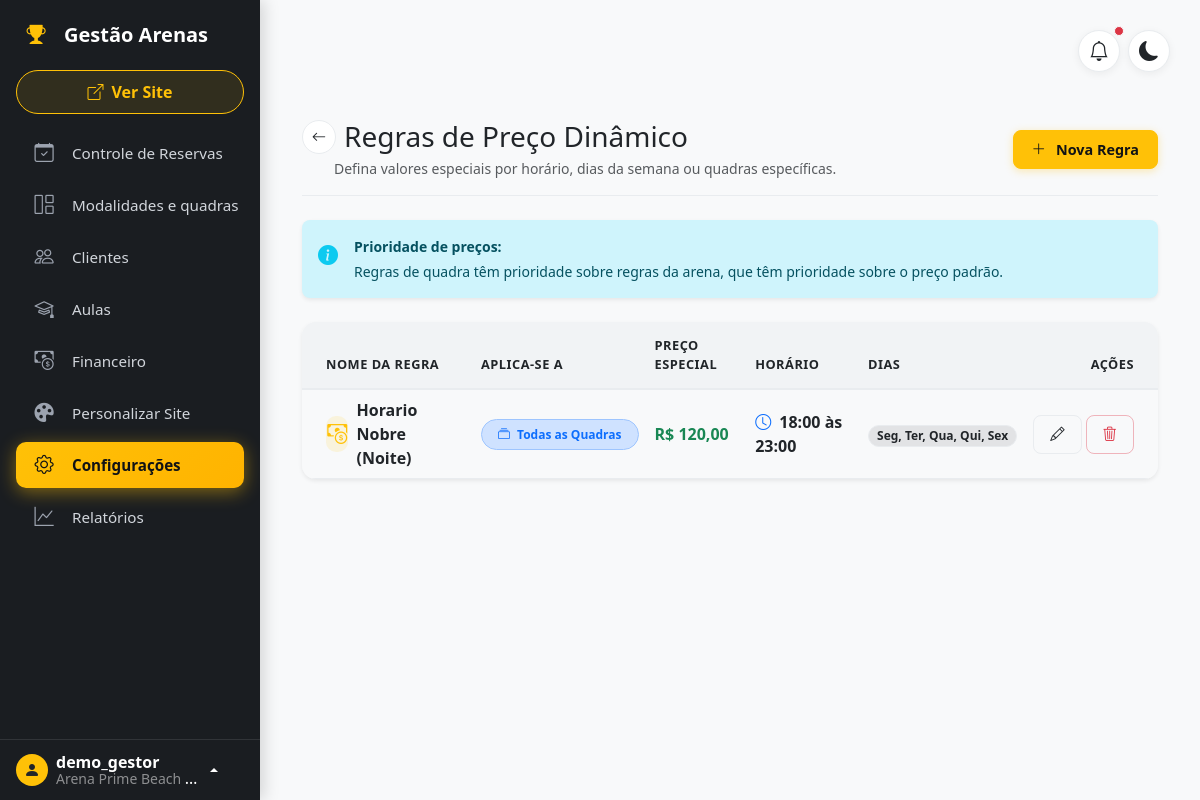
/gestao/arena/arena-demo/regras-preco/ (signed in), run on the app's committed database.
### apps/saas/models.py (models this page shows, shortened)
class Arena(TimeStampedModel):
    users = models.ManyToManyField(User, related_name='arenas', blank=True, verbose_name="Usuários da Arena")
    name = models.CharField(max_length=100, verbose_name="Nome da Arena")
    slug = models.SlugField(max_length=100, unique=True, verbose_name="URL (Slug)")
    owner_name = models.CharField(max_length=100, verbose_name="Nome do Proprietário")
    owner_phone = models.CharField(max_length=25, blank=True, null=True, verbose_name="WhatsApp / Telefone do Dono")
    owner_email = models.EmailField(blank=True, null=True, verbose_name="E-mail do Dono")
    cnpj = models.CharField(max_length=20, blank=True, null=True, verbose_name="CNPJ")
    monthly_fee = models.DecimalField(max_digits=10, decimal_places=2, default=0, verbose_name="Valor da Mensalidade (R$)")
    due_day = models.PositiveSmallIntegerField(default=10, verbose_name="Dia de Vencimento")
    is_active = models.BooleanField(default=True, verbose_name="Arena Ativa?")
    class Meta:
        verbose_name = "Arena"
        verbose_name_plural = "Arenas"

### apps/backoffice/models.py (models this page shows, shortened)
class PriceRule(TimeStampedModel):
    DAYS_OF_WEEK = (
        (0, 'Segunda-feira'),
        (1, 'Terça-feira'),
        (2, 'Quarta-feira'),
        (3, 'Quinta-feira'),
        (4, 'Sexta-feira'),
        (5, 'Sábado'),
        (6, 'Domingo'),
    )
    arena = models.ForeignKey(Arena, on_delete=models.CASCADE, related_name='price_rules')
    court = models.ForeignKey(Court, on_delete=models.CASCADE, null=True, blank=True, related_name='price_rules',
                              help_text="Deixe vazio para aplicar a todas as quadras da arena.")
    name = models.CharField(max_length=100, verbose_name="Nome da Regra", help_text="Ex: Horário Nobre, Fim de Semana")
    price = models.DecimalField(max_digits=10, decimal_places=2, verbose_name="Valor por Horário")
    start_time = models.TimeField(verbose_name="Início")
    end_time = models.TimeField(verbose_name="Fim")
    days = models.ManyToManyField(DayOfWeek, verbose_name="Dias da Semana", related_name="price_rules")
    objects = TenantManager()
    def get_days_display_custom(self):
        if not self.pk:
            return "Nenhum dia"
        labels = [day.get_number_display()[:3] for day in self.days.all()]
        if len(labels) == 7:
            return "Todos os dias"
        return ", ".join(labels) if labels else "Nenhum dia"
    class Meta:
        verbose_name = "Regra de Preço"
        verbose_name_plural = "Regras de Preço"

class DayOfWeek(models.Model):
    DAYS_CHOICES = (
        (0, 'Segunda-feira'),
        (1, 'Terça-feira'),
        (2, 'Quarta-feira'),
        (3, 'Quinta-feira'),
        (4, 'Sexta-feira'),
        (5, 'Sábado'),
        (6, 'Domingo'),
    )
    number = models.IntegerField(choices=DAYS_CHOICES, unique=True)
    class Meta:
        verbose_name = "Dia da Semana"
        verbose_name_plural = "Dias da Semana"

### apps/backoffice/views/config_views.py (the view)
# urls.py: path('arena/<slug:arena_slug>/regras-preco/', PriceRuleListView.as_view(), name='price_rules'),
class PriceRuleListView(ArenaOwnerRequiredMixin, ListView):
    model = PriceRule
    template_name = 'backoffice/config/price_rules_list.html'
    context_object_name = 'rules'
    def get_queryset(self):
        self.arena = get_object_or_404(Arena, slug=self.kwargs['arena_slug'])
        return PriceRule.objects.filter(arena=self.arena).select_related('court').prefetch_related('days').order_by('start_time')
    def get_context_data(self, **kwargs):
        context = super().get_context_data(**kwargs)
        context['arena'] = self.arena
        context['courts'] = Court.objects.filter(arena=self.arena).order_by('name')
        return context

### apps/backoffice/templates/backoffice/config/price_rules_list.html (shortened to what this page needs)
{% extends "backoffice/base_dashboard.html" %}
{% block content %}
<div class="container-fluid py-3">
    <div class="d-flex justify-content-between align-items-md-center flex-column flex-md-row pt-2 pb-3 mb-4 border-bottom gap-3">
        <div>
            <div class="d-flex align-items-center gap-2 mb-1">
                <a href="{% url 'backoffice:arena_config' arena_slug=arena.slug %}" class="btn btn-sm btn-action rounded-circle d-inline-flex align-items-center justify-content-center p-0 flex-shrink-0" style="width: 34px; height: 34px;" title="Voltar para Configurações">
                    <i class="bi bi-arrow-left"></i>
                </a>
                <h1 class="h2 mb-0 fs-3 fs-md-2">Regras de Preço Dinâmico</h1>
            </div>
            <p class="text-body-secondary small mb-0 ms-md-4 ps-md-2">
                Defina valores especiais por horário, dias da semana ou quadras específicas.
            </p>
        </div>
        <div class="d-grid gap-2 d-md-flex justify-content-md-end ms-md-auto">
            <button type="button" class="btn btn-action-primary" onclick="openNewPriceRuleModal();">
                <i class="bi bi-plus-lg me-1"></i> Nova Regra
            </button>
        </div>
    </div>
    <div class="alert alert-info border-0 shadow-sm d-flex align-items-start gap-2 gap-sm-3 mb-4 p-3 rounded-3">
        <i class="bi bi-info-circle-fill fs-5 flex-shrink-0 text-info mt-1"></i>
        <div class="small">
            <strong class="d-block mb-1">Prioridade de preços:</strong>
            Regras de quadra têm prioridade sobre regras da arena, que têm prioridade sobre o preço padrão.
        </div>
    </div>
    {% if rules %}
        <div class="card shadow-sm border-0 overflow-hidden d-none d-md-block mb-4">
            <div class="card-body p-0">
                <div class="table-responsive">
                    <table class="table table-hover align-middle mb-0">
                        <thead class="price-rule-thead">
                            <tr>
                                <th class="ps-4" style="width: 25%;">Nome da Regra</th>
                                <th style="width: 20%;">Aplica-se a</th>
                                <th style="width: 15%;">Preço Especial</th>
                                <th style="width: 18%;">Horário</th>
                                <th style="width: 14%;">Dias</th>
                                <th class="text-end pe-4" style="width: 8%;">Ações</th>
                            </tr>
                        </thead>
                        <tbody>
                            {% for rule in rules %}
                            <tr>
                                <td class="ps-4">
                                    <div class="d-flex align-items-center gap-2">
                                        <div class="rule-icon-box">
                                            <i class="bi bi-cash-coin text-warning fs-5"></i>
                                        </div>
                                        <div>
                                            <span class="fw-bold text-body fs-6 d-block">{{ rule.name }}</span>
                                        </div>
                                    </div>
                                </td>
                                <td>
                                    {% if rule.court %}
                                        <span class="badge bg-secondary-subtle text-body border rounded-pill px-3 py-2 fw-semibold">
                                            <i class="bi bi-grid-fill me-1 opacity-75"></i> {{ rule.court.name }}
                                        </span>
                                    {% else %}
                                        <span class="badge bg-primary-subtle text-primary border border-primary-subtle rounded-pill px-3 py-2 fw-semibold">
                                            <i class="bi bi-collection me-1"></i> Todas as Quadras
                                        </span>
                                    {% endif %}
                                </td>
                                <td>
                                    <span class="fw-bold text-success fs-6">
                                        R$ {{ rule.price|floatformat:2 }}
                                    </span>
                                </td>
                                <td>
                                    <span class="fw-semibold text-body">
                                        <i class="bi bi-clock text-primary me-1"></i> {{ rule.start_time|time:"H:i" }} às {{ rule.end_time|time:"H:i" }}
                                    </span>
                                </td>
                                <td>
                                    <span class="badge bg-secondary-subtle text-body border rounded-pill px-2 py-1 small">
                                        {{ rule.get_days_display_custom|default:"Todos os dias" }}
                                    </span>
                                </td>
                                <td class="text-end pe-4">
                                    <div class="d-inline-flex gap-1">
                                        <button type="button" class="btn btn-sm btn-action"
                                                data-id="{{ rule.id }}"
                                                data-name="{{ rule.name }}"
                                                data-court="{{ rule.court_id|default:'' }}"
                                                data-price="{{ rule.price|stringformat:'.2f' }}"
                                                data-start-time="{{ rule.start_time|time:'H:i' }}"
                                                data-end-time="{{ rule.end_time|time:'H:i' }}"
                                                data-days="[{% for d in rule.days.all %}{{ d.number }}{% if not forloop.last %},{% endif %}{% endfor %}]"
                                                data-url="{% url 'backoffice:price_rule_edit' arena_slug=arena.slug pk=rule.id %}"
                                                onclick="openEditPriceRuleModal(this);"
                                                title="Editar regra">
                                            <i class="bi bi-pencil"></i>
                                        </button>
                                        <button type="button" class="btn btn-sm btn-action-danger"
                                                data-id="{{ rule.id }}"
                                                data-name="{{ rule.name }}"
                                                data-url="{% url 'backoffice:price_rule_delete' arena_slug=arena.slug pk=rule.id %}"
                                                onclick="openDeletePriceRuleModal(this);"
                                                title="Excluir regra">
                                            <i class="bi bi-trash3"></i>
                                        </button>
                                    </div>
                                </td>
                            </tr>
                            {% endfor %}
                        </tbody>
                    </table>
                </div>
            </div>
        </div>
    {% endif %}
</div>
{% endblock %}

### apps/backoffice/templates/backoffice/base_dashboard.html (shortened to what this page needs)
<!DOCTYPE html>
<html lang="pt-br" data-bs-theme="light">
<head>
    <link href="https://cdn.jsdelivr.net/npm/bootstrap@5.3.0/dist/css/bootstrap.min.css" rel="stylesheet">
    <link rel="stylesheet" href="https://cdn.jsdelivr.net/npm/bootstrap-icons@1.10.0/font/bootstrap-icons.css">
</head>
<body class="bg-body-tertiary">
<div class="d-flex" style="min-height: 100vh;">
    <nav class="sidebar" id="sidebar">
        <div class="sidebar-header" id="logo-toggle">
            <div class="nav-icon text-warning"><i class="bi bi-trophy-fill"></i></div>
            <span class="fs-5 fw-bold sidebar-text">Gestão Arenas</span>
        </div>
        <div class="sidebar-btn-container">
            <a href="{% url 'scheduler:arena_home' arena_slug=arena.slug %}" target="_blank" class="btn btn-outline-primary btn-agendamento">
                <i class="bi bi-box-arrow-up-right"></i>
                <span class="sidebar-text ms-2">Ver Site</span>
            </a>
        </div>
        <div class="sidebar-menu">
            <a href="{% url 'backoffice:dashboard' arena_slug=arena.slug %}" class="nav-link text-decoration-none " title="Controle de Reservas">
                <div class="nav-icon"><i class="bi bi-calendar-check"></i></div>
                <span class="sidebar-text">Controle de Reservas</span>
            </a>
            <a href="{% url 'backoffice:court_list' arena_slug=arena.slug %}" class="nav-link text-decoration-none {% if 'quadras' in request.path or 'modalidades' in request.path %}active{% endif %}" title="Modalidades e quadras">
                <div class="nav-icon"><i class="bi bi-grid-1x2"></i></div>
                <span class="sidebar-text">Modalidades e quadras</span>
            </a>
            <a href="{% url 'backoffice:customer_list' arena_slug=arena.slug %}" class="nav-link text-decoration-none {% if 'clientes' in request.path %}active{% endif %}" title="Clientes">
                <div class="nav-icon"><i class="bi bi-people"></i></div>
                <span class="sidebar-text">Clientes</span>
            </a>
            <a href="{% url 'lessons:aulas' arena_slug=arena.slug %}" class="nav-link text-decoration-none " title="Aulas">
                <div class="nav-icon"><i class="bi bi-mortarboard"></i></div>
                <span class="sidebar-text">Aulas</span>
            </a>
            <a href="{% url 'lessons:financial_list' arena_slug=arena.slug %}" class="nav-link text-decoration-none {% if 'financeiro' in request.path and 'configuracoes' not in request.path %}active{% endif %}" title="Financeiro">
                <div class="nav-icon"><i class="bi bi-cash-coin"></i></div>
                <span class="sidebar-text">Financeiro</span>
            </a>
            <a href="{% url 'backoffice:site_customize' arena_slug=arena.slug %}" class="nav-link text-decoration-none {% if 'personalizar' in request.path %}active{% endif %}" title="Personalizar Site">
                <div class="nav-icon"><i class="bi bi-palette-fill"></i></div>
                <span class="sidebar-text">Personalizar Site</span>
            </a>
            <a href="{% url 'backoffice:arena_config' arena_slug=arena.slug %}" class="nav-link text-decoration-none {% if 'configuracoes' in request.path or 'horarios' in request.path or 'equipamentos' in request.path or 'regras-preco' in request.path %}active{% endif %}" title="Configurações">
                <div class="nav-icon"><i class="bi bi-gear"></i></div>
                <span class="sidebar-text">Configurações</span>
            </a>
            <a href="{% url 'backoffice:reports' arena_slug=arena.slug %}" class="nav-link text-decoration-none {% if 'relatorios' in request.path %}active{% endif %}" title="Relatórios">
                <div class="nav-icon"><i class="bi bi-graph-up"></i></div>
                <span class="sidebar-text">Relatórios</span>
            </a>
        </div>
        <div class="sidebar-footer">
            <div class="dropdown dropup">
                <a href="#" class="user-dropdown-toggle dropdown-toggle" id="dropdownUser1" data-bs-toggle="dropdown" aria-expanded="false" data-bs-display="static">
                    <div class="rounded-circle bg-warning text-dark d-flex align-items-center justify-content-center flex-shrink-0" style="width: 32px; height: 32px;">
                        <i class="bi bi-person-fill"></i>
                    </div>
                    <div class="sidebar-text ms-2 lh-1 text-truncate" style="max-width: 150px;">
                        <strong class="d-block">{{ user.username }}</strong>
                        <small class="text-white-50">{{ arena.name }}</small>
                    </div>
                </a>
            </div>
        </div>
    </nav>
    <main class="content">
        <div class="d-flex justify-content-between align-items-center mb-4 gap-3">
            <div class="d-flex align-items-center gap-2">
                <button class="topbar-action-btn" type="button" title="Notificações">
                    <i class="bi bi-bell fs-5"></i>
                    <span class="position-absolute top-0 start-100 translate-middle p-1 bg-danger border border-light rounded-circle">
                    </span>
                </button>
                <button id="theme-toggle" class="topbar-action-btn" type="button" title="Alternar tema claro/escuro">
                    <i class="bi bi-moon-fill fs-5" id="theme-icon"></i>
                </button>
            </div>
        </div>
        {% block content %}{% endblock %}
    </main>
</div>
</body>
</html>

### data on the page
Arena: name "Arena Prime Beach…"
PriceRule: name "Horario Nobre (Noite)", shows "Todas as Quadras", price "120,00", start_time "18:00", end_time "23:00", get_days_display_custom "Seg, Ter, Qua, Qui, Sex"

### other printed values
{{ user.username }} "demo_gestor"
